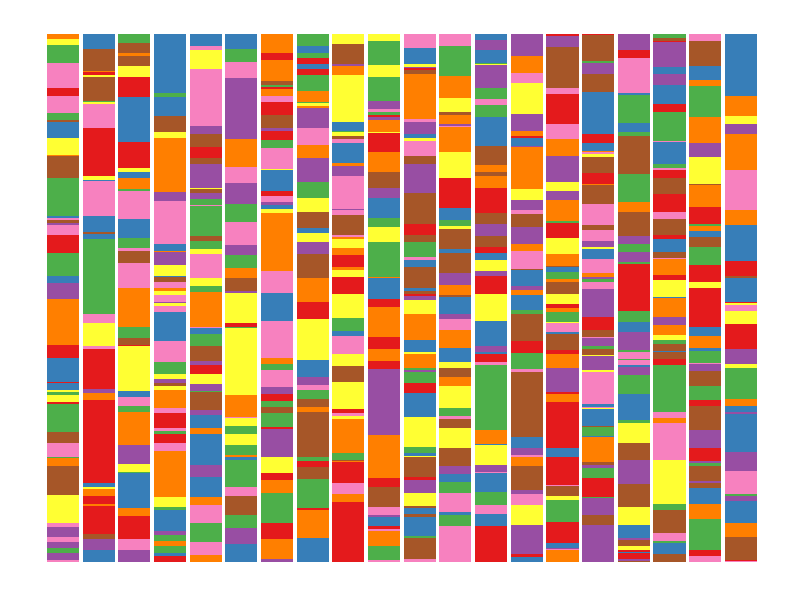
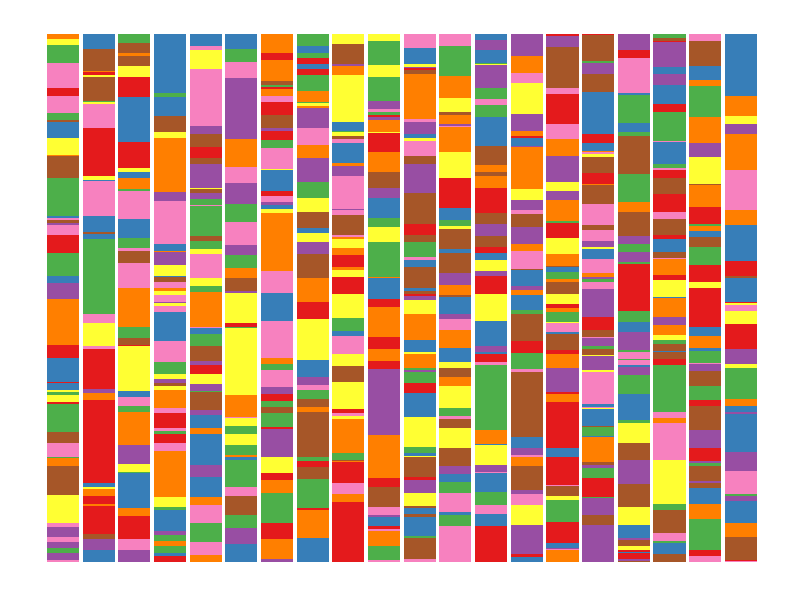

These charts were generated, in order, by the following R code:
library(tidyverse)

N_CHROMS <- 20
SEGS_PER_CHROM <- 50 # On average

set.seed(20210928)
segs <- N_CHROMS * SEGS_PER_CHROM
d <- tibble(start = runif(segs),
            chrom = sample(1:N_CHROMS, segs, replace = TRUE)) |>
    bind_rows(tibble(start = 0, chrom = 1:N_CHROMS)) |>
    arrange(chrom, start) |>
    mutate(end = lead(start, default = 1), .by = chrom) |>
    mutate(strain = sample(1:8, n(), replace = TRUE) |> as.factor())

ggplot(d, aes(xmin = chrom, xmax = chrom + 0.9, ymin = start, ymax = end,
              fill = strain)) +
    geom_rect(show.legend = FALSE) +
    scale_fill_brewer(type = "qual", palette = 6) +
    theme_minimal() +
    theme(axis.text = element_blank(),
          panel.grid = element_blank())

ggsave("figures/figure1/figure1b_mosaics.png", width = 4, height = 3)
